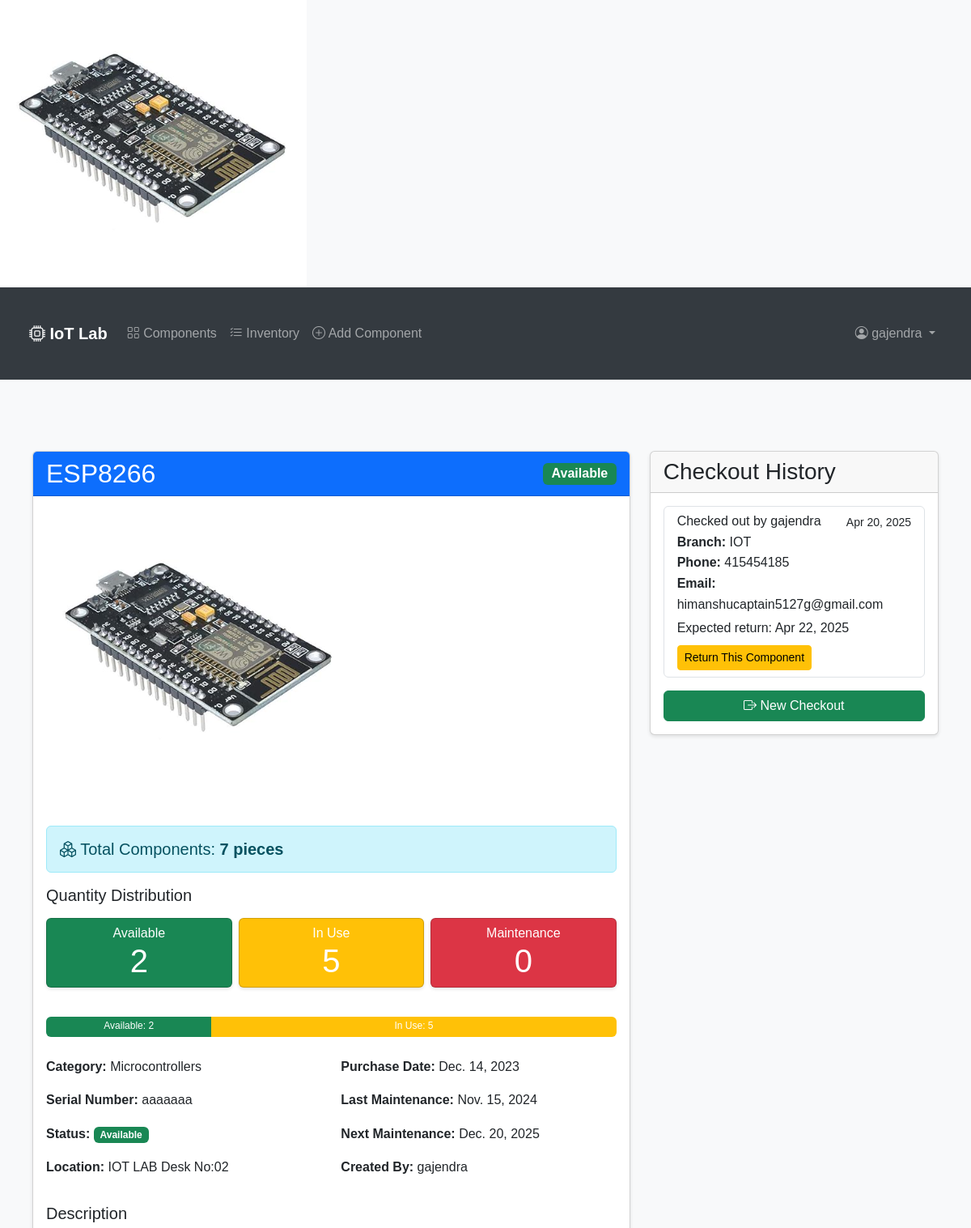
Page /component/3/ (signed in, upper part) on the earlier database version.
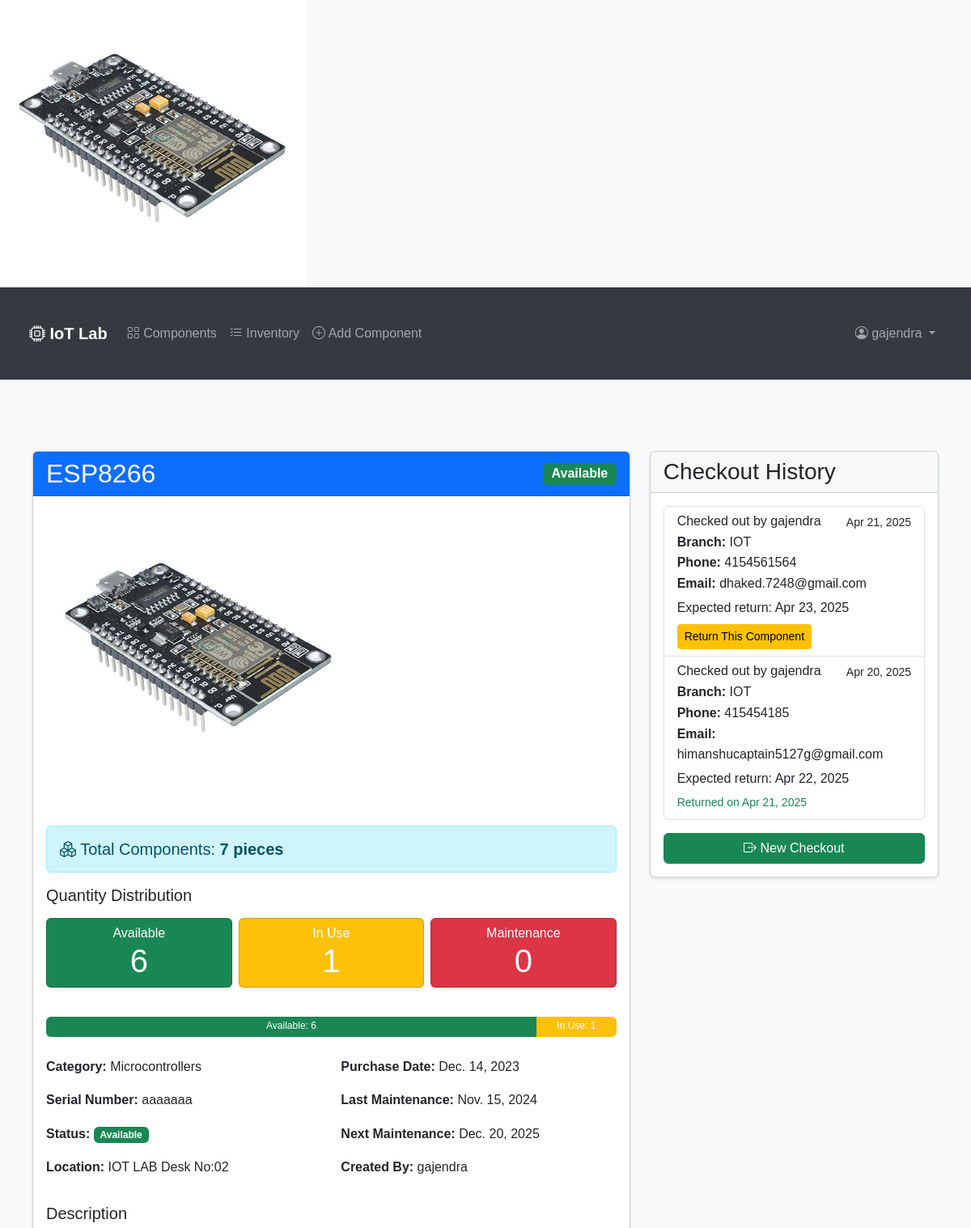
Same page on the later database version.
### components/models.py (models this page shows, shortened)
class Component(models.Model):
    STATUS_CHOICES = [
        ('available', 'Available'),
        ('in_use', 'In Use'),
        ('maintenance', 'Under Maintenance'),
        ('retired', 'Retired'),
    ]
    name = models.CharField(max_length=200)
    category = models.ForeignKey(Category, on_delete=models.CASCADE, related_name='components')
    description = models.TextField()
    serial_number = models.CharField(max_length=100, unique=True, null=True, blank=True)
    quantity = models.PositiveIntegerField(default=1)
    status = models.CharField(max_length=20, choices=STATUS_CHOICES, default='available')
    location = models.CharField(max_length=200)
    purchase_date = models.DateField()
    last_maintenance_date = models.DateField(null=True, blank=True)
    next_maintenance_date = models.DateField(null=True, blank=True)
    created_by = models.ForeignKey(User, on_delete=models.CASCADE, related_name='created_components')
    created_at = models.DateTimeField(auto_now_add=True)
    updated_at = models.DateTimeField(auto_now=True)
    image = models.ImageField(upload_to='components/', null=True, blank=True)

class Category(models.Model):
    name = models.CharField(max_length=100)
    description = models.TextField(blank=True)
    created_at = models.DateTimeField(auto_now_add=True)
    updated_at = models.DateTimeField(auto_now=True)
    class Meta:
        verbose_name_plural = "Categories"

class ComponentCheckout(models.Model):
    component = models.ForeignKey(Component, on_delete=models.CASCADE, related_name='checkouts')
    checked_out_by = models.ForeignKey(User, on_delete=models.CASCADE)
    checkout_date = models.DateTimeField(auto_now_add=True)
    expected_return_date = models.DateField()
    actual_return_date = models.DateField(null=True, blank=True)
    notes = models.TextField(blank=True)
    user_branch = models.CharField(max_length=100, null=True, blank=True)
    user_phone = models.CharField(max_length=15, null=True, blank=True)
    user_email = models.EmailField(null=True, blank=True)
    display_name = models.CharField(max_length=100, null=True, blank=True)
    quantity = models.PositiveIntegerField(default=1)

### components/views.py (the view)
# urls.py: path('component/<int:pk>/', views.ComponentDetailView.as_view(), name='component-detail'),
class ComponentDetailView(LoginRequiredMixin, DetailView):
    model = Component
    template_name = 'components/component_detail.html'
    context_object_name = 'component'
    def get_context_data(self, **kwargs):
        context = super().get_context_data(**kwargs)
        component = self.object
        active_checkouts = component.checkouts.filter(actual_return_date__isnull=True)
        in_use_count = sum(checkout.quantity for checkout in active_checkouts)
        if component.status == 'maintenance':
            context['maintenance_quantity'] = component.quantity
            context['in_use_quantity'] = 0
            context['available_quantity'] = 0
        else:
            context['maintenance_quantity'] = 0
            context['in_use_quantity'] = in_use_count
            context['available_quantity'] = max(0, component.quantity - in_use_count)
        context['maintenance_logs'] = component.maintenance_logs.all().order_by('-maintenance_date')
        context['checkout_history'] = component.checkouts.all().order_by('-checkout_date')
        return context

### components/templates/components/component_detail.html (shortened to what this page needs)
{% extends "components/base.html" %}
{% load crispy_forms_tags %}
{% block content %}
<div class="container mt-4">
    <div class="row">
        <div class="col-md-8">
            <div class="card mb-4">
                <div class="card-header bg-primary text-white d-flex justify-content-between align-items-center">
                    <h2 class="mb-0">{{ component.name }}</h2>
                    <span class="badge {% if component.status == 'available' %}bg-success{% elif component.status == 'in_use' %}bg-warning{% else %}bg-danger{% endif %} fs-6"
                          >
                        {{ component.get_status_display }}
                    </span>
                </div>
                <div class="card-body">
                    {% if component.image %}
                    <img src="{{ component.image.url }}" alt="{{ component.name }}" class="img-fluid mb-3">
                    {% endif %}
                    <div class="row mb-4">
                        <div class="col-md-12">
                            <div class="alert alert-info mb-3">
                                <h5 class="alert-heading mb-0">
                                    <i class="bi bi-boxes"></i> Total Components: <strong>{{ component.quantity }} pieces</strong>
                                </h5>
                            </div>
                            <h5 class="mb-3">Quantity Distribution</h5>
                            <div class="row g-2">
                                <div class="col-md-4">
                                    <div class="card bg-success text-white">
                                        <div class="card-body text-center py-2">
                                            <h6 class="card-title mb-0">Available</h6>
                                            <p class="display-6 mb-0">{{ available_quantity }}</p>
                                        </div>
                                    </div>
                                </div>
                                <div class="col-md-4">
                                    <div class="card bg-warning text-white">
                                        <div class="card-body text-center py-2">
                                            <h6 class="card-title mb-0">In Use</h6>
                                            <p class="display-6 mb-0">{{ in_use_quantity }}</p>
                                        </div>
                                    </div>
                                </div>
                                <div class="col-md-4">
                                    <div class="card bg-danger text-white">
                                        <div class="card-body text-center py-2">
                                            <h6 class="card-title mb-0">Maintenance</h6>
                                            <p class="display-6 mb-0">{{ maintenance_quantity }}</p>
                                        </div>
                                    </div>
                                </div>
                            </div>
                            <div class="mt-3">
                                <div class="progress" style="height: 25px;">
                                    {% if available_quantity > 0 %}
                                    <div class="progress-bar bg-success" role="progressbar"
                                         style="width: {% widthratio available_quantity component.quantity 100 %}%">
                                        Available: {{ available_quantity }}
                                    </div>
                                    {% endif %}
                                    {% if in_use_quantity > 0 %}
                                    <div class="progress-bar bg-warning" role="progressbar"
                                         style="width: {% widthratio in_use_quantity component.quantity 100 %}%">
                                        In Use: {{ in_use_quantity }}
                                    </div>
                                    {% endif %}
                                </div>
                            </div>
                        </div>
                    </div>
                    <div class="row">
                        <div class="col-md-6">
                            <p><strong>Category:</strong> {{ component.category.name }}</p>
                            <p><strong>Serial Number:</strong> {{ component.serial_number|default:"Not provided" }}</p>
                            <p><strong>Status:</strong>
                                <span class="badge {% if component.status == 'available' %}bg-success
                                                   {% elif component.status == 'in_use' %}bg-warning
                                                   {% elif component.status == 'maintenance' %}bg-danger
                                                   {% else %}bg-secondary{% endif %}">
                                    {{ component.get_status_display }}
                                </span>
                            </p>
                            <p><strong>Location:</strong> {{ component.location }}</p>
                        </div>
                        <div class="col-md-6">
                            <p><strong>Purchase Date:</strong> {{ component.purchase_date }}</p>
                            <p><strong>Last Maintenance:</strong> {{ component.last_maintenance_date|default:"Not recorded" }}</p>
                            <p><strong>Next Maintenance:</strong> {{ component.next_maintenance_date|default:"Not scheduled" }}</p>
                            <p><strong>Created By:</strong> {{ component.created_by.username }}</p>
                        </div>
                    </div>
                    <div class="mt-3">
                        <h5>Description</h5>
                    </div>
                </div>
            </div>
        </div>
        <div class="col-md-4">
            <div class="card mb-4">
                <div class="card-header">
                    <h3 class="mb-0">Checkout History</h3>
                </div>
                <div class="card-body">
                    {% if checkout_history %}
                    <div class="list-group">
                        {% for checkout in checkout_history %}
                        <div class="list-group-item">
                            <div class="d-flex w-100 justify-content-between">
                                <h6 class="mb-1">Checked out by {{ checkout.checked_out_by.username }}</h6>
                                <small>{{ checkout.checkout_date|date:"M d, Y" }}</small>
                            </div>
                            <p class="mb-1">
                                <strong>Branch:</strong> {{ checkout.user_branch }}<br>
                                <strong>Phone:</strong> {{ checkout.user_phone }}<br>
                                <strong>Email:</strong> {{ checkout.user_email }}
                            </p>
                            <p class="mb-1">Expected return: {{ checkout.expected_return_date|date:"M d, Y" }}</p>
                            {% if checkout.actual_return_date %}
                            <small class="text-success">Returned on {{ checkout.actual_return_date|date:"M d, Y" }}</small>
                            {% else %}
                            <div class="mt-2">
                                <a href="{% url 'return-component' component.id %}?checkout_id={{ checkout.id }}" class="btn btn-warning btn-sm">Return This Component</a>
                            </div>
                            {% endif %}
                        </div>
                        {% endfor %}
                    </div>
                    {% else %}
                    <p class="text-muted">No checkout history.</p>
                    {% endif %}
                    {% if component.status == 'available' and component.quantity > 0 %}
                    <div class="mt-3">
                        <a href="{% url 'checkout-component' component.pk %}" class="btn btn-success w-100">
                            <i class="bi bi-box-arrow-right"></i> New Checkout
                        </a>
                    </div>
                    {% endif %}
                </div>
            </div>
        </div>
    </div>
</div>
{% endblock %}

### components/templates/components/base.html (shortened to what this page needs)
<!DOCTYPE html>
<html lang="en">
<head>
    <link href="https://cdn.jsdelivr.net/npm/bootstrap@5.3.0/dist/css/bootstrap.min.css" rel="stylesheet">
    <link rel="stylesheet" href="https://cdn.jsdelivr.net/npm/bootstrap-icons@1.7.2/font/bootstrap-icons.css">
    {% load static %}
    <link rel="stylesheet" href="/lab-manager/static/css/main.css">
    {% get_media_prefix as media_prefix %}
    <img src="{{ media_prefix }}components/{{ component.image.name }}">
</head>
<body>
    <nav class="navbar navbar-expand-lg navbar-dark">
        <div class="container">
            <a class="navbar-brand" href="{% url 'home' %}">
                <i class="bi bi-cpu"></i> IoT Lab
            </a>
            <div class="collapse navbar-collapse" id="navbarNav">
                <ul class="navbar-nav me-auto">
                    <li class="nav-item">
                        <a class="nav-link" href="{% url 'component-list' %}">
                            <i class="bi bi-grid"></i> Components
                        </a>
                    </li>
                    <li class="nav-item">
                        <a class="nav-link" href="{% url 'inventory-list' %}">
                            <i class="bi bi-list-check"></i> Inventory
                        </a>
                    </li>
                    {% if user.is_authenticated %}
                    <li class="nav-item">
                        <a class="nav-link" href="{% url 'component-create' %}">
                            <i class="bi bi-plus-circle"></i> Add Component
                        </a>
                    </li>
                    {% endif %}
                </ul>
                <ul class="navbar-nav">
                    {% if user.is_authenticated %}
                    <li class="nav-item dropdown">
                        <a class="nav-link dropdown-toggle" href="#" id="userDropdown" role="button" data-bs-toggle="dropdown">
                            <i class="bi bi-person-circle"></i> {{ user.username }}
                        </a>
                    </li>
                    {% else %}
                    <li class="nav-item">
                        <a class="nav-link" href="{% url 'login' %}">
                            <i class="bi bi-box-arrow-in-right"></i> Login
                        </a>
                    </li>
                    {% endif %}
                </ul>
            </div>
        </div>
    </nav>
    <div class="container mt-4">
        {% block content %}
        {% endblock %}
    </div>
</body>
</html>

### components/static/css/main.css (style rules this page uses)
body { font-family: Arial, sans-serif; line-height: 1.6; margin: 0; padding: 0; background-color: #f8f9fa; }
.container { max-width: 1200px; margin: 0 auto; padding: 20px; }
.navbar { background-color: #343a40; padding: 1rem; }
.navbar-brand { color: white; font-weight: bold; }
.card { margin-bottom: 20px; box-shadow: 0 2px 4px rgba(0,0,0,0.1); }
.alert { margin: 20px 0; }

Differences in the rows shown:
added ComponentCheckout: checked_out_by.username "gajendra", checkout_date "Apr 21, 2025", user_branch "IOT", user_phone "4154561564", user_email "dhaked.7248@gmail.com", expected_return_date "Apr 23, 2025"
changed ComponentCheckout "himanshucaptain5127g@gmail.com": actual_return_date (not shown) → "Apr 21, 2025"; actual_return_date "Return This Component" → "Returned on"
Other differences:
{{ available_quantity }}: "2" → "6"
{{ in_use_quantity }}: "5" → "1"
